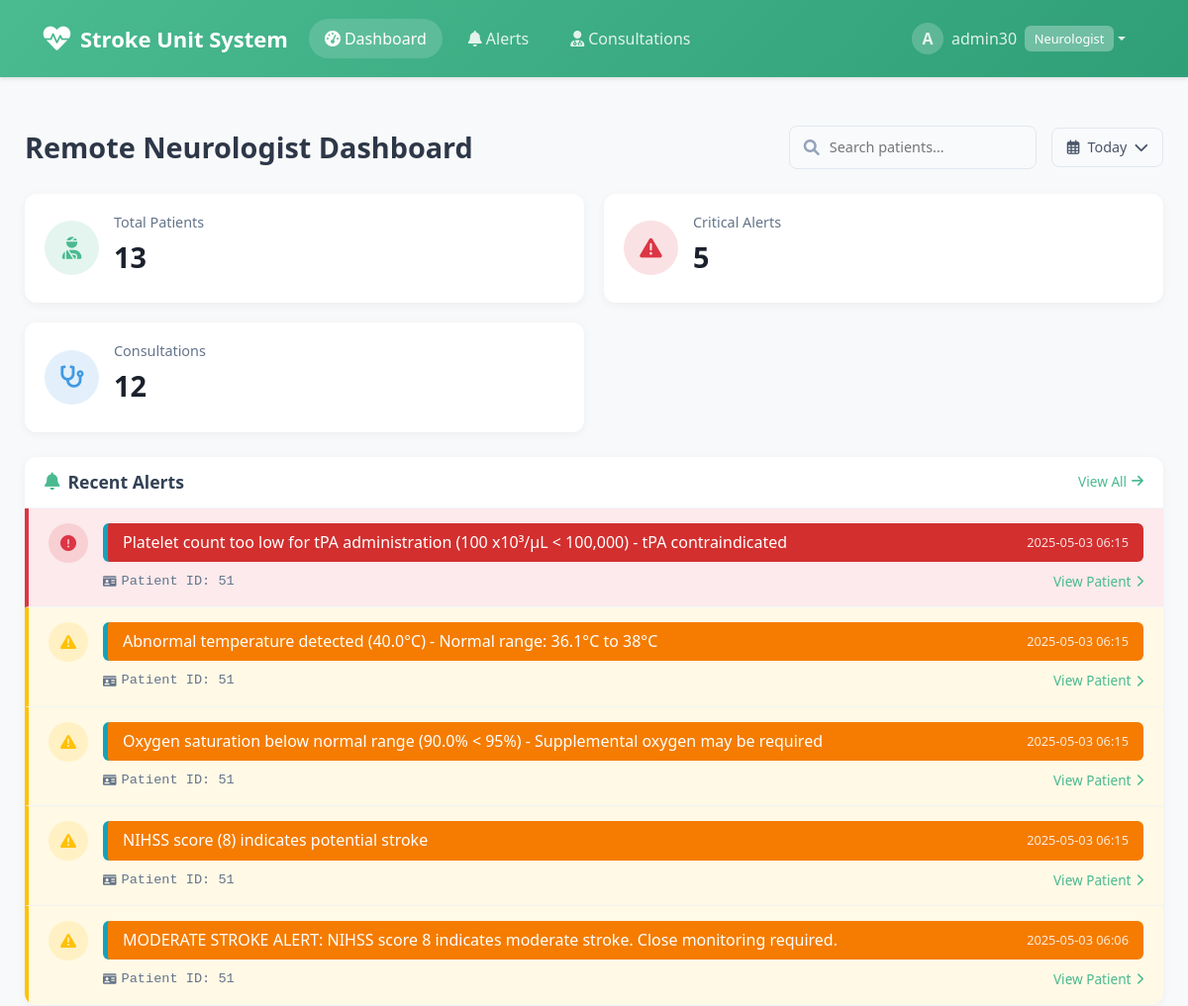
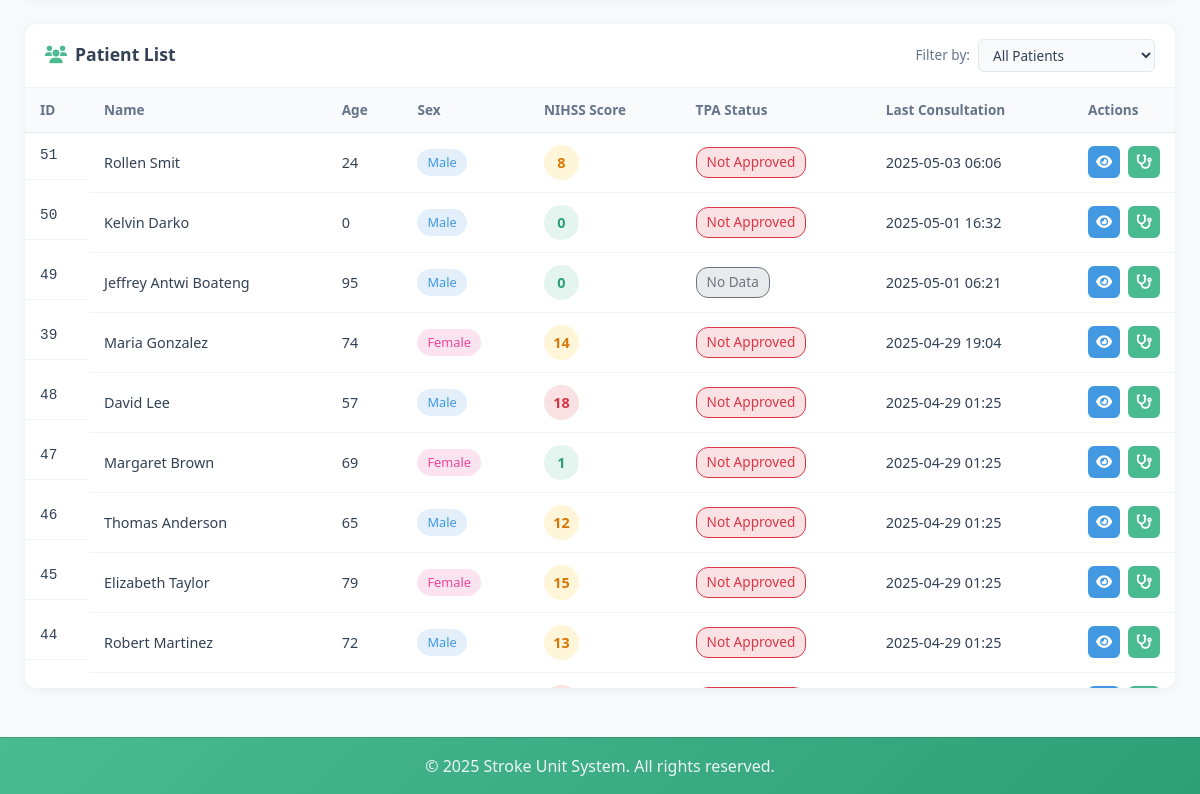
Before: / (signed in) with the older database file (2 pictures, top to bottom).
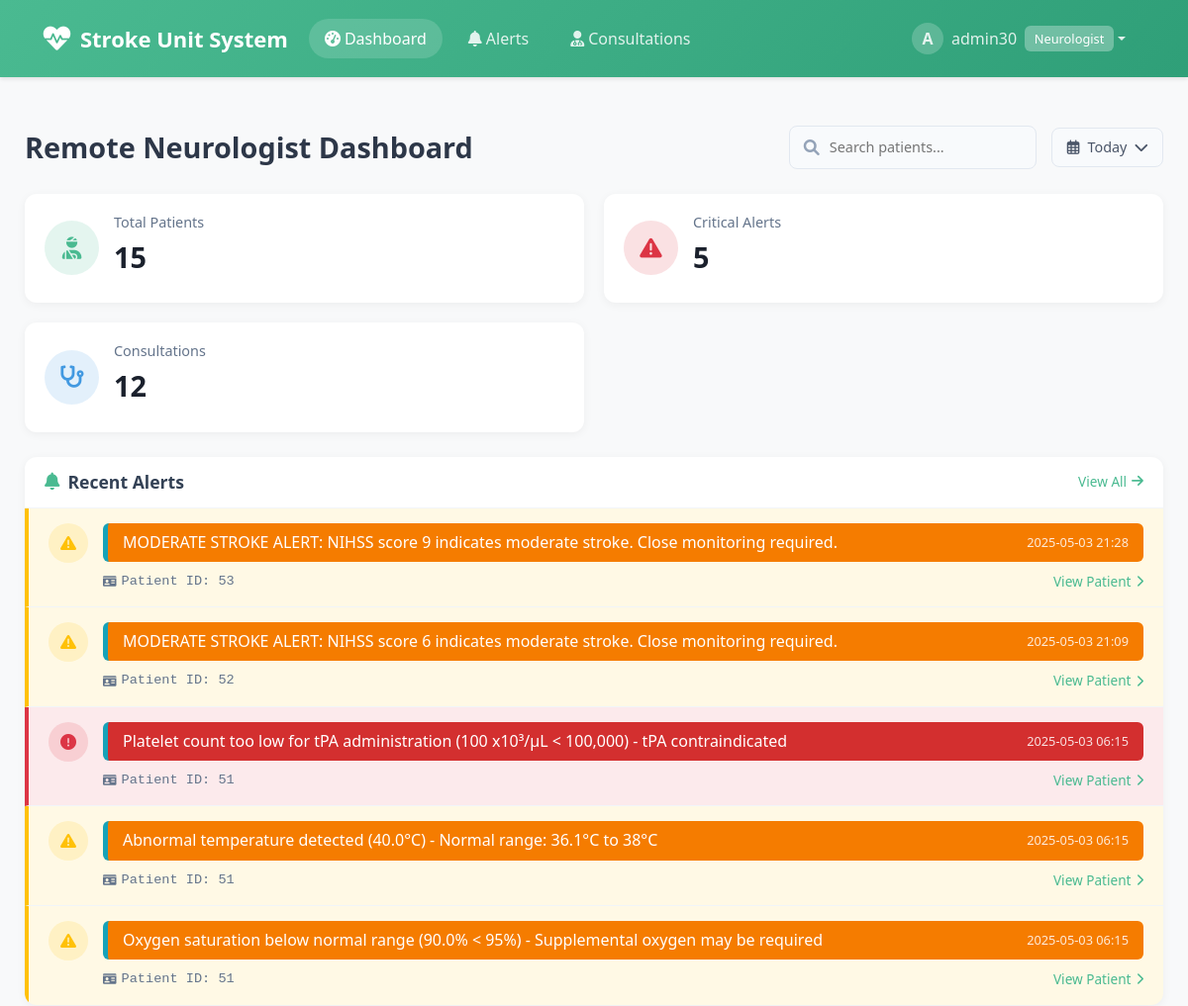
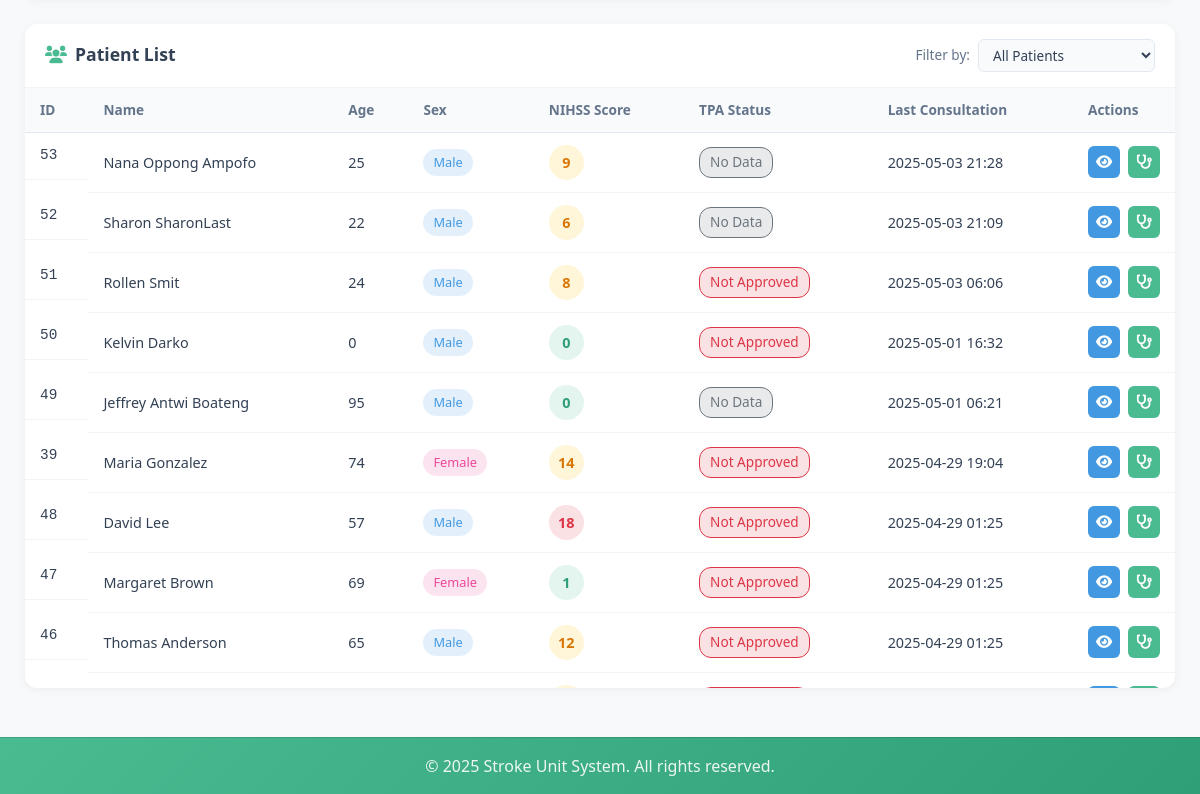
After: the same page with the newer database file (2 pictures, top to bottom).
### patientsystem/models.py (models this page shows, shortened)
class Alert(models.Model):
    ALERT_TYPES = [
        ('critical', 'Critical'),
        ('warning', 'Warning'),
        ('info', 'Information'),
    ]
    type = models.CharField(max_length=20, choices=ALERT_TYPES)
    description = models.TextField()
    patient = models.ForeignKey(Patient, on_delete=models.CASCADE, related_name='alerts')
    timestamp = models.DateTimeField(auto_now_add=True)
    acknowledged = models.BooleanField(default=False)
    acknowledged_by = models.ForeignKey(User, on_delete=models.SET_NULL, null=True, blank=True, related_name='acknowledged_alerts')
    acknowledged_at = models.DateTimeField(null=True, blank=True)

class Patient(models.Model):
    GENDER_CHOICES = [
        ('M', 'Male'),
        ('F', 'Female'),
        ('O', 'Other'),
    ]
    hospital_id = models.CharField(max_length=10, unique=True, blank=True)
    first_name = models.CharField(max_length=100)
    last_name = models.CharField(max_length=100)
    date_of_birth = models.DateField()
    gender = models.CharField(max_length=1, choices=GENDER_CHOICES)
    chief_complaint = models.TextField(blank=True)
    address = models.TextField(blank=True)
    phone_number = models.CharField(max_length=20, blank=True)
    emergency_contact = models.CharField(max_length=100, blank=True)
    medical_history = models.TextField(blank=True)
    current_medications = models.TextField(blank=True)
    allergies = models.TextField(blank=True)
    vitals = models.OneToOneField(Vitals, on_delete=models.CASCADE)
    nihss_score = models.IntegerField(default=0)
    nihss_last_updated = models.DateTimeField(auto_now=True)
    created_at = models.DateTimeField(auto_now_add=True)
    updated_at = models.DateTimeField(auto_now=True)
    @property
    def name(self):
        return f"{self.first_name} {self.last_name}"
    @property
    def age(self):
        today = datetime.now()
        return today.year - self.date_of_birth.year - ((today.month, today.day) < (self.date_of_birth.month, self.date_of_birth.day))
    @property
    def sex(self):
        return 'Male' if self.gender == 'M' else 'Female' if self.gender == 'F' else 'Other'
    @property
    def tpa_status(self):
        latest_consultation = self.consultations.order_by('-date').first()
        if not latest_consultation:
            return 'No Data'
        if latest_consultation.tpa_approved:
            return 'Approved'
        return 'Not Approved'

class Consultation(models.Model):
    patient = models.ForeignKey(Patient, on_delete=models.CASCADE, related_name='consultations')
    date = models.DateTimeField(auto_now_add=True)
    symptom_onset_time = models.DateTimeField(null=True, blank=True)
    diagnosis = models.TextField()
    treatment_plan = models.TextField()
    test_orders = models.TextField(blank=True)
    vitals = models.OneToOneField(Vitals, on_delete=models.CASCADE)
    nihss_score = models.IntegerField()
    tpa_approved = models.BooleanField(default=False, verbose_name="TPA Approved")
    tpa_approval_notes = models.TextField(blank=True, verbose_name="TPA Approval Notes")

### patientsystem/views.py (the view)
# urls.py: path('', views.dashboard, name='dashboard'),
@login_required
def dashboard(request):
    user_profile, created = UserProfile.objects.get_or_create(
        user=request.user,
        defaults={'role': 'technician'}
    )
    all_patients = Patient.objects.all().order_by('-updated_at')
    if user_profile.role == 'technician':
        return render(request, 'patientsystem/technician_dashboard.html', {
            'patients': all_patients
        })
    else:  # neurologist
        return render(request, 'patientsystem/neurologist_dashboard.html', {
            'patients': all_patients,
            'alerts': Alert.objects.filter(acknowledged=False).order_by('-timestamp')[:5]
        })

### patientsystem/templates/patientsystem/neurologist_dashboard.html (shortened to what the changed rows need)
{% extends 'base.html' %}
{% load static %}
{% block extra_css %}
<link href="{% static 'css/neurologist-dashboard.css' %}" rel="stylesheet">
{% endblock %}
{% block content %}
<div class="neurologist-dashboard">
    <div class="dashboard-header">
        <h2>Remote Neurologist Dashboard</h2>
    </div>
    <div class="dashboard-summary">
        <div class="summary-card patients-card">
            <div class="card-content">
                <h3>Total Patients</h3>
                <p class="card-value">{{ patients|length }}</p>
            </div>
        </div>
    </div>
    <div class="dashboard-content">
        <div class="alerts-section dashboard-card">
            <div class="section-content">
                {% if alerts %}
                    <div class="alerts-list">
                        {% for alert in alerts %}
                        <div class="alert-item {% if alert.type == 'critical' %}critical-alert{% else %}warning-alert{% endif %}">
                            <div class="alert-icon">
                                {% if alert.type == 'critical' %}
                                <i class="fas fa-exclamation-circle"></i>
                                {% else %}
                                <i class="fas fa-exclamation-triangle"></i>
                                {% endif %}
                            </div>
                            <div class="alert-details">
                                <div class="alert-info">
                                    <h4>{{ alert.description }}</h4>
                                    <span class="alert-time">{{ alert.timestamp|date:"Y-m-d H:i" }}</span>
                                </div>
                                <div class="alert-meta">
                                    <span class="patient-id"><i class="fas fa-id-card"></i> Patient ID: {{ alert.patient_id }}</span>
                                    <a href="{% url 'patientsystem:patient_detail' alert.patient_id %}" class="view-patient-btn">
                                        View Patient <i class="fas fa-chevron-right"></i>
                                    </a>
                                </div>
                            </div>
                        </div>
                        {% endfor %}
                    </div>
                {% else %}
                    <div class="empty-state">
                        <i class="fas fa-check-circle"></i>
                        <p>No recent alerts</p>
                    </div>
                {% endif %}
            </div>
        </div>
        <div class="patients-section dashboard-card">
            <div class="section-content">
                <div class="responsive-table">
                    <table class="patients-table">
                        <thead>
                            <tr>
                                <th>ID</th>
                                <th>Name</th>
                                <th>Age</th>
                                <th>Sex</th>
                                <th>NIHSS Score</th>
                                <th>TPA Status</th>
                                <th>Last Consultation</th>
                                <th>Actions</th>
                            </tr>
                        </thead>
                        <tbody>
                            {% for patient in patients %}
                            <tr>
                                <td class="patient-id">{{ patient.id }}</td>
                                <td class="patient-name">{{ patient.name }}</td>
                                <td>{{ patient.age }}</td>
                                <td>
                                    <span class="gender-badge {% if patient.gender == 'M' %}male{% elif patient.gender == 'F' %}female{% else %}other{% endif %}">
                                        {{ patient.sex }}
                                    </span>
                                </td>
                                <td>
                                    <div class="nihss-score {% if patient.nihss_score > 15 %}critical{% elif patient.nihss_score > 5 %}warning{% else %}normal{% endif %}">
                                        {{ patient.nihss_score }}
                                    </div>
                                </td>
                                <td>
                                    <span class="tpa-status {% if patient.tpa_status == 'Approved' %}approved{% elif patient.tpa_status == 'Not Approved' %}not-approved{% else %}no-data{% endif %}">
                                        {{ patient.tpa_status }}
                                    </span>
                                </td>
                                <td>{{ patient.nihss_last_updated|date:"Y-m-d H:i" }}</td>
                                <td class="actions-cell">
                                    <div class="table-actions">
                                        <a href="{% url 'patientsystem:patient_detail' patient.id %}" class="action-btn view-btn" title="View Patient">
                                            <i class="fas fa-eye"></i>
                                        </a>
                                        <a href="{% url 'patientsystem:new_consultation' patient.id %}" class="action-btn consult-btn" title="New Consultation">
                                            <i class="fas fa-stethoscope"></i>
                                        </a>
                                    </div>
                                </td>
                            </tr>
                            {% endfor %}
                        </tbody>
                    </table>
                </div>
            </div>
        </div>
    </div>
</div>
{% endblock %}

Changed rows visible on the page:
no longer on this page (row unchanged): Alert: type "warning" (drawn), description "NIHSS score (8) indicates potential stroke", timestamp "2025-05-03 06:15", patient_id "51"
no longer on this page (row unchanged): Alert: type "warning" (drawn), description "MODERATE STROKE ALERT: NIHSS score 8 indicates moderate stroke. Close monitoring required.", timestamp "2025-05-03 06:06", patient_id "51"
no longer on this page (row unchanged): Patient: id "45", name "Elizabeth Taylor", age "79", sex "Female", nihss_score "15", tpa_status "Not Approved", nihss_last_updated "2025-04-29 01:25"
no longer on this page (row unchanged): Patient: id "44", name "Robert Martinez", age "72", sex "Male", nihss_score "13", tpa_status "Not Approved", nihss_last_updated "2025-04-29 01:25"
added Alert: type "warning" (drawn), description "MODERATE STROKE ALERT: NIHSS score 9 indicates moderate stroke. Close monitoring required.", timestamp "2025-05-03 21:28", patient_id "53"
added Alert: type "warning" (drawn), description "MODERATE STROKE ALERT: NIHSS score 6 indicates moderate stroke. Close monitoring required.", timestamp "2025-05-03 21:09", patient_id "52"
added Patient: id "53", name "Nana Oppong Ampofo", age "25", sex "Male", nihss_score "9", tpa_status "No Data", nihss_last_updated "2025-05-03 21:28"
added Patient: id "52", name "Sharon SharonLast", age "22", sex "Male", nihss_score "6", tpa_status "No Data", nihss_last_updated "2025-05-03 21:09"
Other visible differences:
{{ patients|length }}: "13" → "15"
